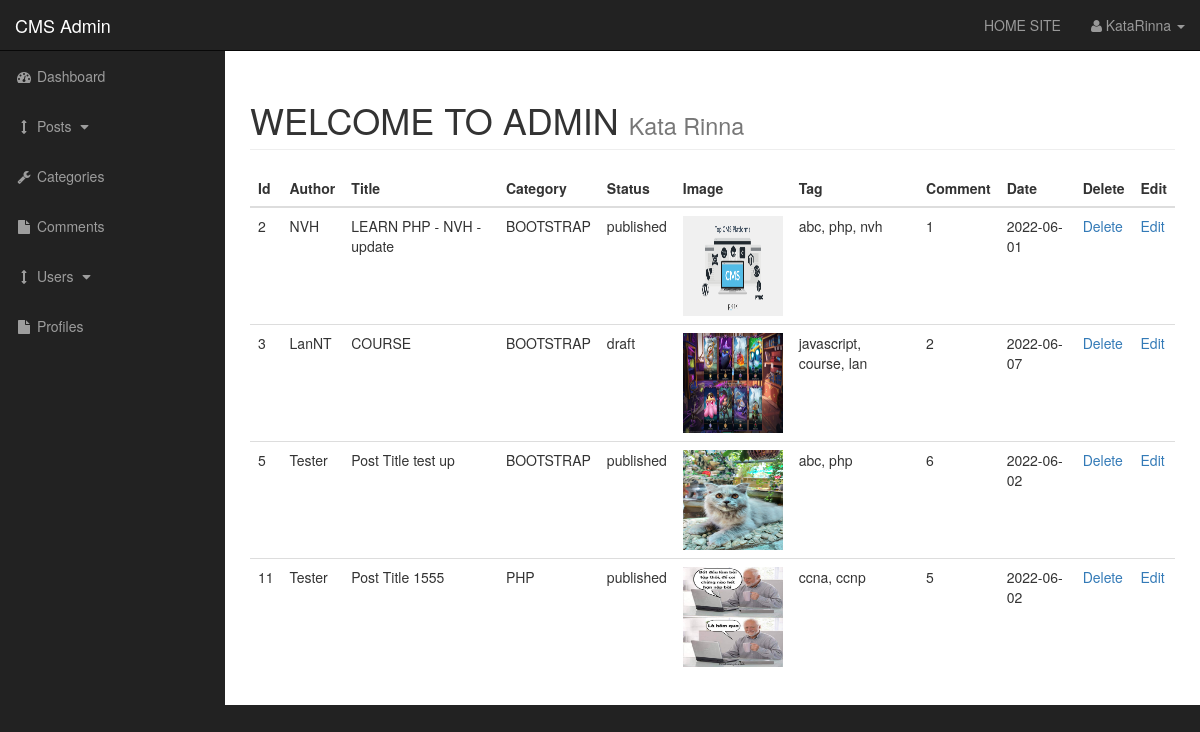
Page /CMS_TEMPLATE/admin/posts.php (signed in) on the committed database.
### tables this page shows
CREATE TABLE `posts` (
  `post_id` int(3) NOT NULL,
  `post_category_id` int(3) NOT NULL,
  `post_title` varchar(255) NOT NULL,
  `post_author` varchar(255) NOT NULL,
  `post_date` date NOT NULL,
  `post_image` text NOT NULL,
  `post_content` text NOT NULL,
  `post_tags` varchar(255) NOT NULL,
  `post_comment_count` int(11) NOT NULL,
  `post_status` varchar(255) NOT NULL DEFAULT 'draft'
);

CREATE TABLE `categories` (
  `cat_id` int(3) NOT NULL,
  `cat_title` varchar(255) NOT NULL
);

### CMS_TEMPLATE/admin/functions.php (the view, shortened to what this page needs)
<?php
function getAllPosts(){
    global $connection;
    $query = "SELECT * FROM posts ";
    $select_posts = mysqli_query($connection, $query);
        while($row = mysqli_fetch_assoc($select_posts)){
            $post_id = $row['post_id'];
            $post_category_id = $row['post_category_id'];
            $post_author = $row['post_author'];
            $post_title = $row['post_title'];
            $post_image = $row['post_image'];
            $post_tags = $row['post_tags'];
            $post_date = $row['post_date'];
            $post_comment_count = $row['post_comment_count'];
            $post_status = $row['post_status'];
            echo "<tr>";
                echo " <td>{$post_id}</td> ";
                echo " <td>{$post_author}</td> ";
                echo " <td>{$post_title}</td> ";
                $query = "SELECT * FROM categories WHERE cat_id = {$post_category_id}";
                $select_categories_id = mysqli_query($connection, $query);
                while($row = mysqli_fetch_assoc($select_categories_id)){
                    $cat_title =$row['cat_title'];
                echo " <td>{$cat_title}</td> ";
                }
                echo " <td>{$post_status}</td> ";
                echo " <td> <img src='../images/{$post_image}' width='100' height='100' alt='image'></td> ";
                echo " <td>{$post_tags}</td> ";
                echo " <td>{$post_comment_count}</td> ";
                echo " <td>{$post_date}</td> ";
                echo " <td><a href='posts.php?delete={$post_id}'>Delete</a></td> ";
                echo " <td><a href='posts.php?source=edit_post&post_id={$post_id}'>Edit</a></td> ";
            echo "</tr>";
        }
}
?>

### CMS_TEMPLATE/admin/css/sb-admin.css (style rules this page uses)
body { margin-top: 100px; background-color: #222; }
@media (min-width:768px) { body { margin-top: 50px; } }

### rows in the picture
posts: post_id "2", post_author "NVH", post_title "LEARN PHP - NVH - update", post_status "published", post_image (picture), post_tags "abc, php, nvh", post_comment_count "1", post_date "2022-06-01"
categories: cat_title "BOOTSTRAP"
posts: post_id "3", post_author "LanNT", post_title "COURSE", post_status "draft", post_image (picture), post_tags "javascript, course, lan", post_comment_count "2", post_date "2022-06-07"
posts: post_id "5", post_author "Tester", post_title "Post Title test up", post_status "published", post_image (picture), post_tags "abc, php", post_comment_count "6", post_date "2022-06-02"
posts: post_id "11", post_author "Tester", post_title "Post Title 1555", post_status "published", post_image (picture), post_tags "ccna, ccnp", post_comment_count "5", post_date "2022-06-02"
categories: cat_title "PHP"

### other values in the picture
$_SESSION['firstname'] "Kata"
$_SESSION['lastname'] "Rinna"
